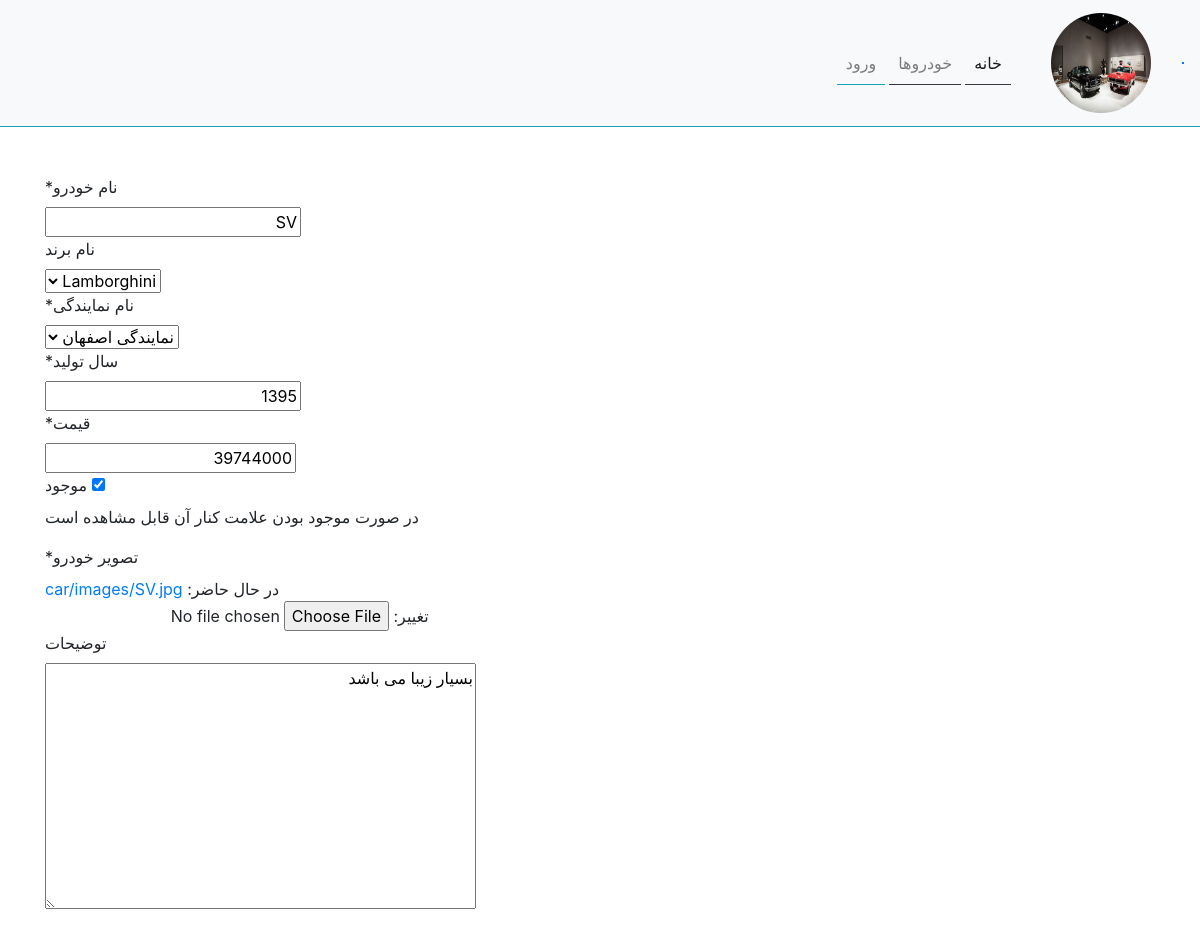
/edit/sv/, run on the app's committed database.
### app_car/models.py (models this page shows, shortened)
class Car(models.Model):
    slug = models.SlugField(verbose_name="پیوند یکتا", null=True, blank=True, allow_unicode=True)
    code = models.PositiveSmallIntegerField(verbose_name="کد خودرو", null=True, unique=True, blank=True)
    name = models.CharField(max_length=30, verbose_name="نام خودرو", null=True)
    company = models.ForeignKey("Company", verbose_name="نام برند", on_delete=models.SET_NULL, null=True, blank=True,\
    related_name='cars')
    agency = models.ForeignKey("Agency", verbose_name="نام نمایندگی", on_delete=models.CASCADE,\
    related_name='cars')
    created_at = jmodels.jDateTimeField(verbose_name="تاریخ ثبت",auto_now_add=True, null=True, blank=True )
    year = models.PositiveSmallIntegerField(verbose_name="سال تولید", null=True)
    price = models.PositiveBigIntegerField(verbose_name="قیمت", null=True)
    stock = models.BooleanField(verbose_name="موجود", default=True ,help_text="در صورت موجود بودن علامت کنار آن قابل مشاهده است")
    image = models.ImageField(verbose_name="تصویر خودرو", upload_to =path_car, validators=[validat_image])
    descript = models.TextField(verbose_name="توضیحات",null=True, blank=True)
    def get_date(self):
        return self.created_at.strftime('%H:%m -- %Y/%m/%d')
    get_date.short_description="تاریخ ثبت"
    def get_image(self):
        if self.image:
            return mark_safe(f'<img src="{self.image.url}" alt="{self.name}" width="150" height="100">')
        else:
            return mark_safe('<img src="https://encrypted-tbn0.gstatic.com/images?q=tbn:ANd9GcRsNGGjrfSqqv8UjL18xS4YypbK-q7po_8oVQ&usqp=CAU" width="100" height="100">')
    get_image.short_description = 'عکس خودرو'
    class Meta:
        verbose_name = "نام خودرو"
        verbose_name_plural = "نام خودروها"

class Company(models.Model):
    name = models.CharField(max_length=50, verbose_name="نام برند", null=True)
    country = models.CharField(max_length=30, verbose_name="نام کشور تولید کننده", null=True)
    introduction = models.TextField(verbose_name="معرفی برند" ,null=True, blank=True)
    class Meta:
        verbose_name = "نام برند"
        verbose_name_plural = "نام  برندها"
    def __str__(self):
        return self.name

class Agency(models.Model):
    name = models.CharField(max_length=50, verbose_name="نام نمایندگی", null=True)
    code = models.CharField(max_length=10, verbose_name="کد نمایندگی", null=True)
    phone = models.CharField(max_length=11, verbose_name="شماره تماس", null=True)
    status = models.CharField(max_length=10, choices=LIST_STATUS, default=OFFICIAL)
    address = models.TextField(null=True)
    url_site = models.URLField()
    class Meta:
        verbose_name = "نام نمایندگی"
        verbose_name_plural = "نام نمایندگی ها"
    def __str__(self):
        return self.name

### app_car/views.py (the view)
# urls.py: path('edit/<str:slug>/', views.edit_car, name='EditCar'),
def edit_car(request, slug):
    template_name = 'app_car/edit_car.html'
    car = get_object_or_404(Car, slug=slug)
    form = EditCarForm(request.POST or None, request.FILES or None, instance=car)
    if request.method=='POST':
        if form.is_valid():
            form.save()
            messages.success(request, 'ماشین مورد نظر اصلاح گردید')
            return redirect('app_car:home')
    else:
        context={'form':form}
    return render(request,template_name, context )

### app_car/forms.py
class EditCarForm(ModelForm):
    class Meta:
        model = Car
        exclude = ['slug','code','created_at']

### app_car/templates/app_car/edit_car.html (shortened to what this page needs)
{% extends 'base.html' %}
{% load humanize %}
{% load crispy_forms_tags %}
{% block content %}
<form class="login100-form validate-form" method="POST" enctype='multipart/form-data'>
    {{form|crispy}}
{% endblock content %}

### data on the page
Car: name "SV", company "Lamborghini", agency "نمایندگی اصفهان", year "1395", price "39744000", stock "☑", descript "بسیار زیبا می باشد"
